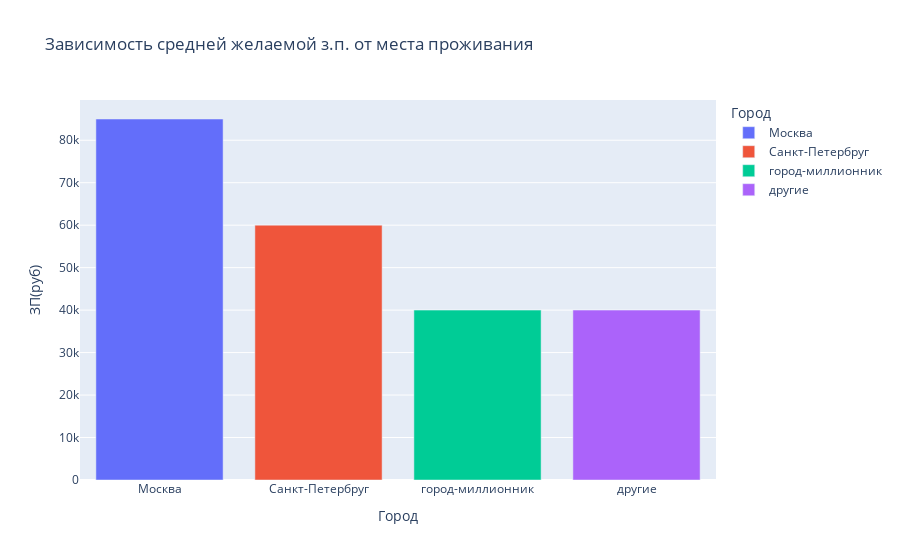

The code cell stored with this chart in its notebook:
### Markdown cell above
5. Постройте диаграмму, которая показывает распределение желаемой заработной платы (**"ЗП (руб)"**) в зависимости от города (**"Город"**). Используйте для диаграммы данные о резюме, где желая заработная плата меньше 1 млн рублей.
*Сделайте выводы по полученной диаграмме: как соотносятся медианные уровни желаемой заработной платы и их размах в городах? Как вы считаете, важен ли признак города при прогнозировании заработной платы?*

### Code cell
bar_data = hh_data.groupby(
    by="Город",
    as_index=False,
)["ЗП(руб)"].median()

living_bar = px.bar(
    data_frame=bar_data,
    x="Город",
    y="ЗП(руб)",
    color="Город",
    title="Зависимость средней желаемой з.п. от места проживания"
)
living_bar.show()
living_bar.write_html("plotly/living_bar.html")

### Figure 1 — Plotly figure (JSON) as saved in the notebook; plotly's stock layout.template omitted (floating-point values rounded to 4 significant figures)
{"data": [{"alignmentgroup": "True", "hovertemplate": "Город=%{x}<br>ЗП(руб)=%{y}<extra></extra>", "legendgroup": "Москва", "marker": {"color": "#636efa", "pattern": {"shape": ""}}, "name": "Москва", "offsetgroup": "Москва", "orientation": "v", "showlegend": true, "textposition": "auto", "type": "bar", "x": ["Москва"], "xaxis": "x", "y": [85000], "yaxis": "y"}, {"alignmentgroup": "True", "hovertemplate": "Город=%{x}<br>ЗП(руб)=%{y}<extra></extra>", "legendgroup": "Санкт-Петербруг", "marker": {"color": "#EF553B", "pattern": {"shape": ""}}, "name": "Санкт-Петербруг", "offsetgroup": "Санкт-Петербруг", "orientation": "v", "showlegend": true, "textposition": "auto", "type": "bar", "x": ["Санкт-Петербруг"], "xaxis": "x", "y": [60000], "yaxis": "y"}, {"alignmentgroup": "True", "hovertemplate": "Город=%{x}<br>ЗП(руб)=%{y}<extra></extra>", "legendgroup": "город-миллионник", "marker": {"color": "#00cc96", "pattern": {"shape": ""}}, "name": "город-миллионник", "offsetgroup": "город-миллионник", "orientation": "v", "showlegend": true, "textposition": "auto", "type": "bar", "x": ["город-миллионник"], "xaxis": "x", "y": [40000], "yaxis": "y"}, {"alignmentgroup": "True", "hovertemplate": "Город=%{x}<br>ЗП(руб)=%{y}<extra></extra>", "legendgroup": "другие", "marker": {"color": "#ab63fa", "pattern": {"shape": ""}}, "name": "другие", "offsetgroup": "другие", "orientation": "v", "showlegend": true, "textposition": "auto", "type": "bar", "x": ["другие"], "xaxis": "x", "y": [40000], "yaxis": "y"}], "layout": {"barmode": "relative", "legend": {"title": {"text": "Город"}, "tracegroupgap": 0}, "title": {"text": "Зависимость средней желаемой з.п. от места проживания"}, "xaxis": {"anchor": "y", "categoryarray": ["Москва", "Санкт-Петербруг", "город-миллионник", "другие"], "categoryorder": "array", "domain": [0, 1], "title": {"text": "Город"}}, "yaxis": {"anchor": "x", "domain": [0, 1], "title": {"text": "ЗП(руб)"}}}}
